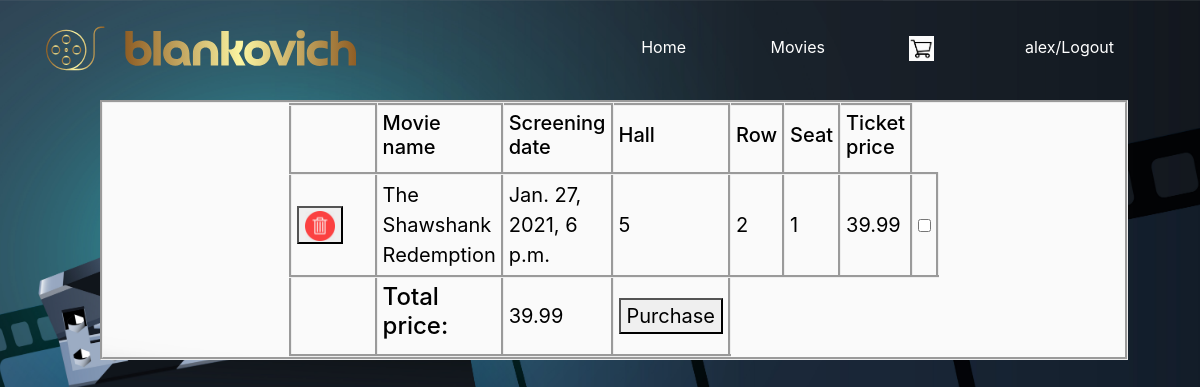
The page /cart/ (signed in) on the database as committed earlier.
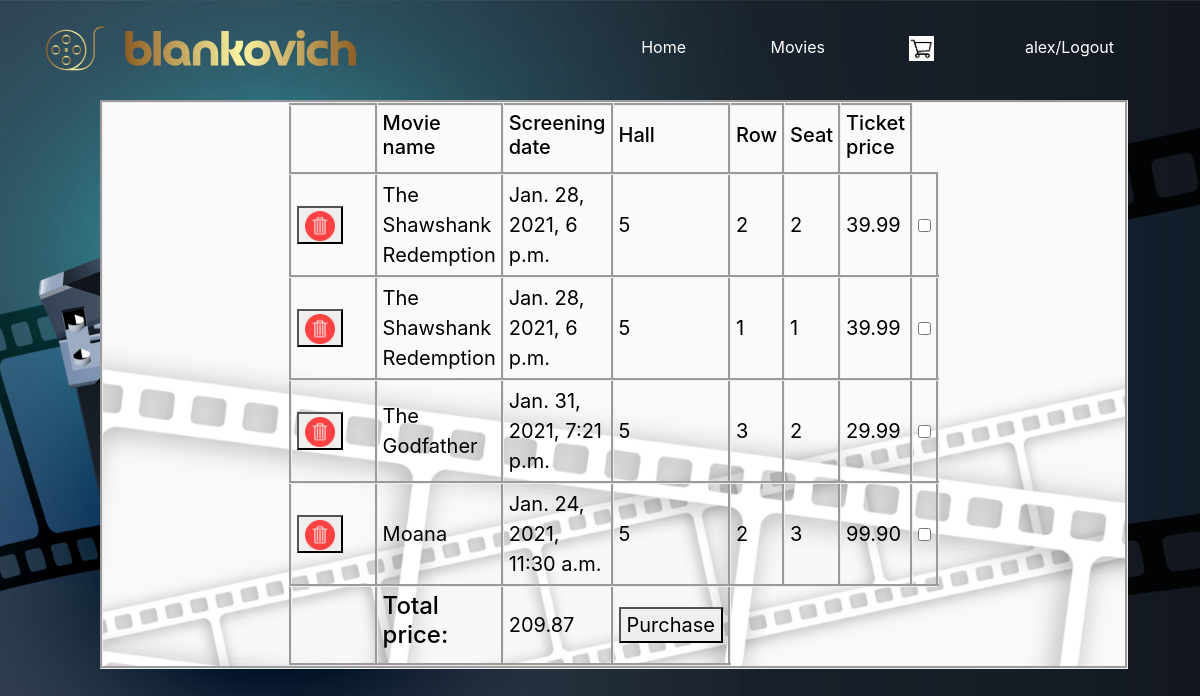
The same page on the database as committed later.
### movies/models.py (models this page shows)
class Ticket(models.Model):
    screening = models.ForeignKey(Screening, on_delete=models.PROTECT, null=True)
    row = models.PositiveSmallIntegerField(default=0)
    seat = models.PositiveSmallIntegerField(default=0)
    isTemp=models.BooleanField(default=True)
    user=models.SmallIntegerField(default=-1)

class Screening(models.Model):
    movie = models.ForeignKey(Movie, on_delete=models.PROTECT, related_name='movie')
    hall = models.ForeignKey(Hall, on_delete=models.PROTECT, related_name='hall', null=True)
    screenDate = models.DateTimeField()
    price = models.DecimalField(decimal_places=2, max_digits=20, default=39.99, validators=[MinValueValidator(0)])

class Movie(models.Model):
    name = models.CharField(blank=False, max_length=30)
    year = models.PositiveSmallIntegerField(default=0)
    duration = models.DurationField(default=timedelta())
    genres = models.CharField(blank=False, max_length=100)
    rate = models.DecimalField(decimal_places=1, max_digits=3, default=0, validators=(MinValueValidator(0), MaxValueValidator(10)))
    poster = models.URLField(default='')
    ageLimit = models.PositiveSmallIntegerField(default=0)

class Hall(models.Model):
    hallNum = models.IntegerField(primary_key=True)
    rows = models.PositiveSmallIntegerField(default=0)
    columns = models.PositiveSmallIntegerField(default=0)

### movies/views.py (the view, shortened to what this page needs)
# urls.py: path('cart/', movies_views.cart, name='cart'),
def cart(request):
    context = {'total': 0}
    context['user_tickets'] = Ticket.objects.filter(user=request.user.id).filter(isTemp=True)
    for t in context['user_tickets']:
        context['total'] += t.screening.price
    return render(request, "cart.html", context)

### templates/cart.html (shortened to what this page needs)
{% extends "base.html" %}
{% load static %}
{% block mainbody %}
<html>
<head>
</head>
<body>
<div class="bg">
        <div class="movieDetails">
            <table>
                {% if user_tickets %}
                <tr>
                    <td></td>
                    <td><h5>Movie name</h5></td>
                    <td><h5>Screening date</h5></td>
                    <td><h5>Hall</h5></td>
                    <td><h5>Row</h5></td>
                    <td><h5>Seat</h5></td>
                    <td><h5>Ticket price</h5></td>
                </tr>
                {%else%}
                    <h2>Your cart is empty.</h2>
                {%endif%}
                <form role="form" action="/cart/" method="POST">
                {% for t in user_tickets %}
                    <tr>
                        <td><button type="submit" name="remove" value="{{t.id}}"><img src="{% static 'images/delete.png' %}" height="30px" width="30px"></button></td>
                        <td>{{t.screening.movie.name}}</td>
                        <td>{{t.screening.screenDate}}</td>
                        <td>{{t.screening.hall.hallNum}}</td>
                        <td>{{t.row|add:1}}</td>
                        <td>{{t.seat|add:1}}</td>
                        <td>{{t.screening.price}}</td>
                        <td><input type="checkbox" name="ticket_{{t.id}}" value=""></td>
                    </tr>
                {% endfor %}
                    {% if user_tickets %}
                    <tr><td></td><td><h4>Total price:</h4></td>
                    <td>{{total}}</td>
                    <td><button type="submit" name="purchase">Purchase</button></td></tr>
                    {%endif%}
                 </form>
            </table>
        </div>
</div>
</body>
</html>
{% endblock %}

Rows that differ between the two databases and show on the page:
no longer on this page (row edited): Ticket: {{ t.id }} 60 (drawn), screening.movie.name "The Shawshank Redemption", screening.screenDate "Jan. 27, 2021, 6 p.m.", screening.hall.hallNum "5", row|add "2", seat|add "1", screening.price "39.99"
now on this page (row edited): Ticket: {{ t.id }} 57 (drawn), screening.movie.name "The Shawshank Redemption", screening.screenDate "Jan. 28, 2021, 6 p.m.", screening.hall.hallNum "5", row|add "2", seat|add "2", screening.price "39.99"
now on this page (row edited): Ticket: {{ t.id }} 58 (drawn), screening.movie.name "The Shawshank Redemption", screening.screenDate "Jan. 28, 2021, 6 p.m.", screening.hall.hallNum "5", row|add "1", seat|add "1", screening.price "39.99"
added Ticket: {{ t.id }} 69 (drawn), screening.movie.name "The Godfather", screening.screenDate "Jan. 31, 2021, 7:21 p.m.", screening.hall.hallNum "5", row|add "3", seat|add "2", screening.price "29.99"
added Ticket: {{ t.id }} 70 (drawn), screening.movie.name "Moana", screening.screenDate "Jan. 24, 2021, 11:30 a.m.", screening.hall.hallNum "5", row|add "2", seat|add "3", screening.price "99.90"
Other text that changed with them:
{{ total }}: "39.99" → "209.87"
